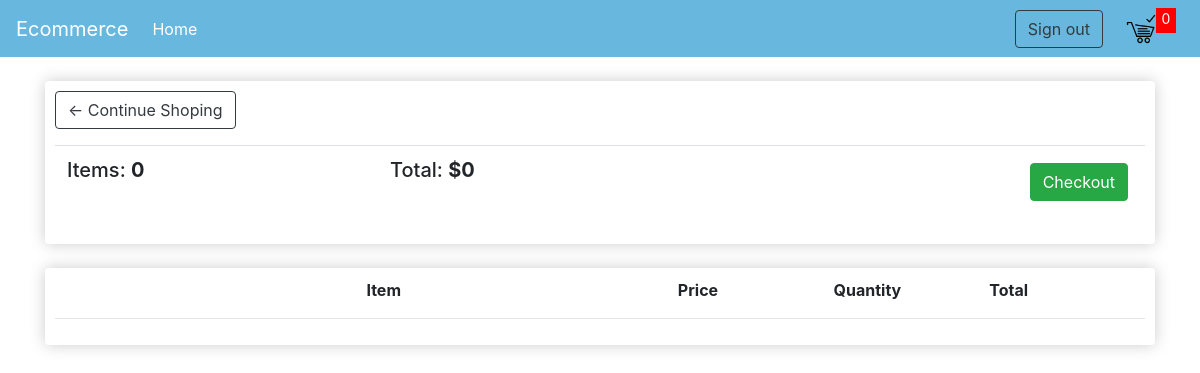
The app's page /cart/ (signed in), older data.
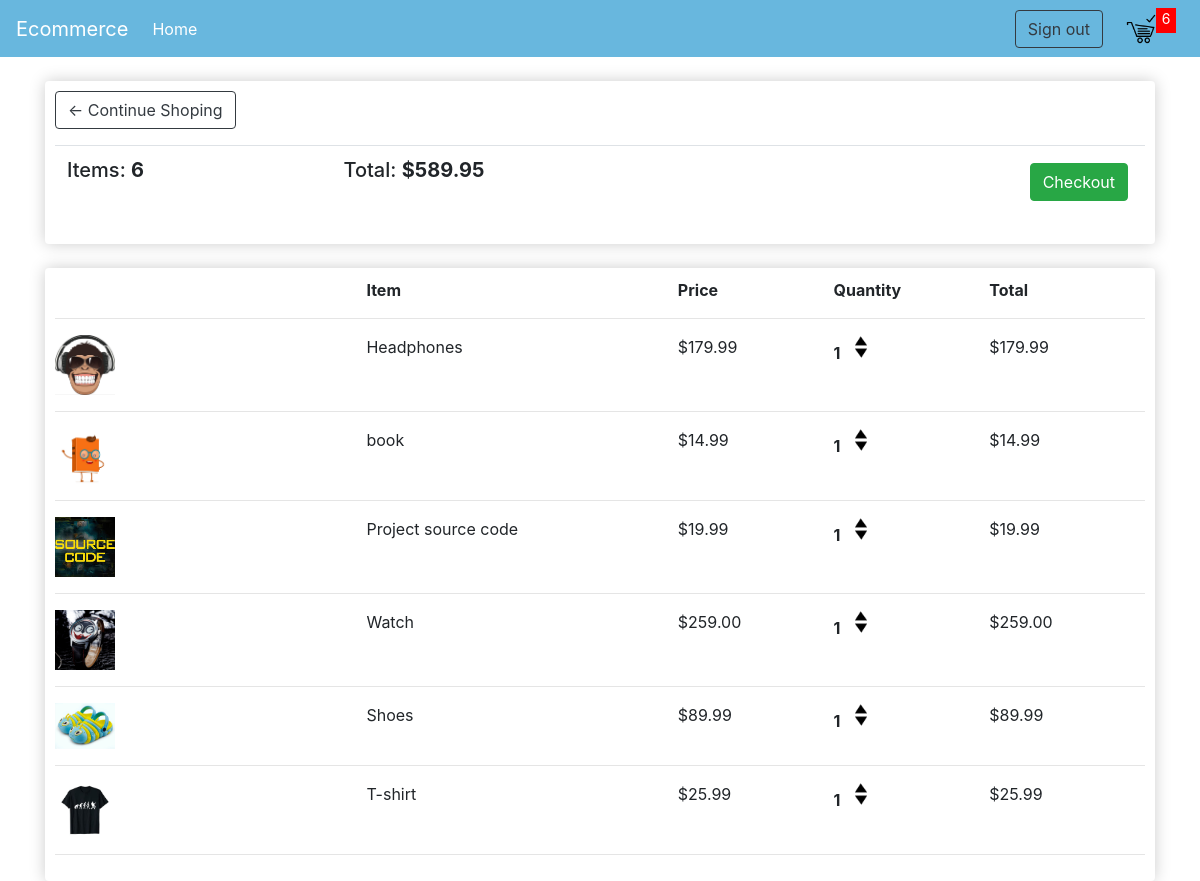
The same page, newer data.
### store/models.py (models this page shows, shortened)
class OrderItem (models.Model):
	product    = models.ForeignKey (Product, on_delete = models.SET_NULL ,null = True, blank = True)
	order      = models.ForeignKey (Order, on_delete = models.SET_NULL ,null = True, blank = True)
	quantity   = models.IntegerField (default = 0, null = True, blank = True)
	date_added = models.DateTimeField (auto_now_add = True)
	def total_price(self):
		self.total = self.quantity * self.product.price
		return self.total

class Product (models.Model):
	name    = models.CharField (max_length = 200, null = True)
	price   = models.DecimalField(max_digits=10, decimal_places=2)
	digital = models.BooleanField (default = False, blank = True)
	image   = models.ImageField(default= 'images/product.png', blank = True)

### store/views.py (the view)
# urls.py: path('cart/', views.cart, name='cart'),
def cart(request):
	context  = cart_total(request)
	return render (request,'store/cart.html', context)

### store/utils.py (called while the page is built, shortened)
def cart_total(request):
	orderitems = []
	total_quantity = 0
	total_price = 0
	shipping = False
	if request.user.is_authenticated:
		customer = request.user.customer
		order, created = Order.objects.get_or_create(customer = customer, complete = False)
		orderitems = OrderItem.objects.filter(order=order)
		for item in orderitems:
			total_quantity += item.quantity
		for item in orderitems:
			if item.product.digital == False:
				shipping = True
				break
		for item in orderitems:
			total_price += item.quantity * item.product.price
	return {"orderitems": orderitems,"total_quantity": total_quantity, "total_price": total_price, "shipping": shipping}

### store/templates/store/cart.html (shortened to what this page needs)
{% extends 'store/main.html' %}
{% load static %}
{% block body %}
<div class="box-element">
	<a class=" mb-3 btn btn-outline-dark" href="{% url 'store' %}">&#8592; Continue Shoping</a>
	<table class="table">
		<tr>
			<th><h5>Items: <strong>{{ total_quantity }}</strong></h5></th>
			<th><h5>Total: <strong>${{ total_price }}</strong></h5></th>
			<th>
				<a style="float: right; margin: 5px;" class="btn btn-success" href="{% url 'checkout' %}">Checkout</a>
			</th>
		</tr>
	</table>
</div>
<br>
<div class="box-element">
	<div style="display:flex;">
		<div style="flex:2"></div>
		<div style="flex:2"><strong>Item</strong></div>
		<div style="flex:1"><strong>Price</strong></div>
		<div style="flex:1"><strong>Quantity</strong></div>
		<div style="flex:1"><strong>Total</strong></div>
	</div>
	<hr>
	{% for item in orderitems %}
	<div class="mt-1" style="display:flex;">
		<div style="flex:2"><img style="width: 60px; display:inline;" src="{{ item.product.image.url }}"></div>
		<div style="flex:2">{{ item.product.name }}</div>
		<div style="flex:1">${{ item.product.price }}</div>
		<div style="flex:1">
				<p class="quantity">{{ item.quantity }}</p>
				<div class="quantity">
					<img class="quantity-arrow add-to-cart" src="{% static 'images/triangle-up.png' %}" data-id={{ item.product.id }} data-action="add" >
					<img class="quantity-arrow add-to-cart" src="{% static 'images/triangle-down.png' %}" data-id={{ item.product.id }} data-action="remove">
				</div>
		</div>
		<div  style="flex:1">${{ item.total_price }}</div>
	</div>
	<hr>
	{% endfor %}
</div>
{% endblock %}

### store/templates/store/main.html (shortened to what this page needs)
<!doctype html>
{% load static %}
<html lang="en">
  <head>
    <link rel="stylesheet" href="https://cdn.jsdelivr.net/npm/bootstrap@4.5.3/dist/css/bootstrap.min.css">
    <link rel="stylesheet" type="text/css" href="{% static 'css/main.css' %}">
  </head>
  <body>
    {% include 'store/navbar.html' %}
    <br>
    <div class="container" >
        {% block body %}
        {% endblock %}
    </div>
  </body>
</html>

### store/templates/store/navbar.html (shortened to what this page needs)
{% load static %}
<nav class="navbar navbar-expand-lg navbar-dark bg-dark">
  <a class="navbar-brand" href="{% url 'store' %}">Ecommerce</a>
    <ul class="navbar-nav mr-auto">
      <li class="nav-item active">
        <a class="nav-link" href="{% url 'store' %}">Home</a>
      </li>
    </ul>
    <a id="sign-out" class = "btn btn-outline-dark form-inline my-2 my-lg-0 mr-2"  href="{% url 'logout' %}">Sign out</a>
    <div class="form-inline my-2 my-lg-0 mr-2">
      <a href="{% url 'cart' %}">
        <img class ="cart-icon" src="{% static 'images/cart.png' %}">
        </a>
        <p id="cart-total">{{ total_quantity }}</p>
    </div>
</nav>

### static/css/main.css (style rules this page uses)
.bg-dark { background-color: #68B7DE ! important; }
.cart-icon { width:30px; display: inline-block; margin-left:15px; }
#cart-total { display:block; text-align: center; color: #fff; background-color: red; width : 20px; height: 25px; border-radius: 50; font-size: 14px; }
.box-element { box-shadow: hsl(0, 0%, 80%) 0 0 16px; background-color: #fff; border-radius: 4px; padding: 10px; }
.quantity-arrow { width: 12px; cursor: pointer; display: block; }
.quantity { display: inline-block; font-weight: 700; padding-right: 10px; }

Row changes from the older to the newer data that the page shows:
added OrderItem: product.image (picture), product.name "Headphones", product.price "179.99", quantity "1", total_price "179.99"
added OrderItem: product.image (picture), product.name "book", product.price "14.99", quantity "1", total_price "14.99"
added OrderItem: product.image (picture), product.name "Project source code", product.price "19.99", quantity "1", total_price "19.99"
added OrderItem: product.image (picture), product.name "Watch", product.price "259.00", quantity "1", total_price "259.00"
added OrderItem: product.image (picture), product.name "Shoes", product.price "89.99", quantity "1", total_price "89.99"
added OrderItem: product.image (picture), product.name "T-shirt", product.price "25.99", quantity "1", total_price "25.99"
Text that changed along with them:
{{ total_quantity }}: "0" → "6"
{{ total_price }}: "0" → "589.95"
